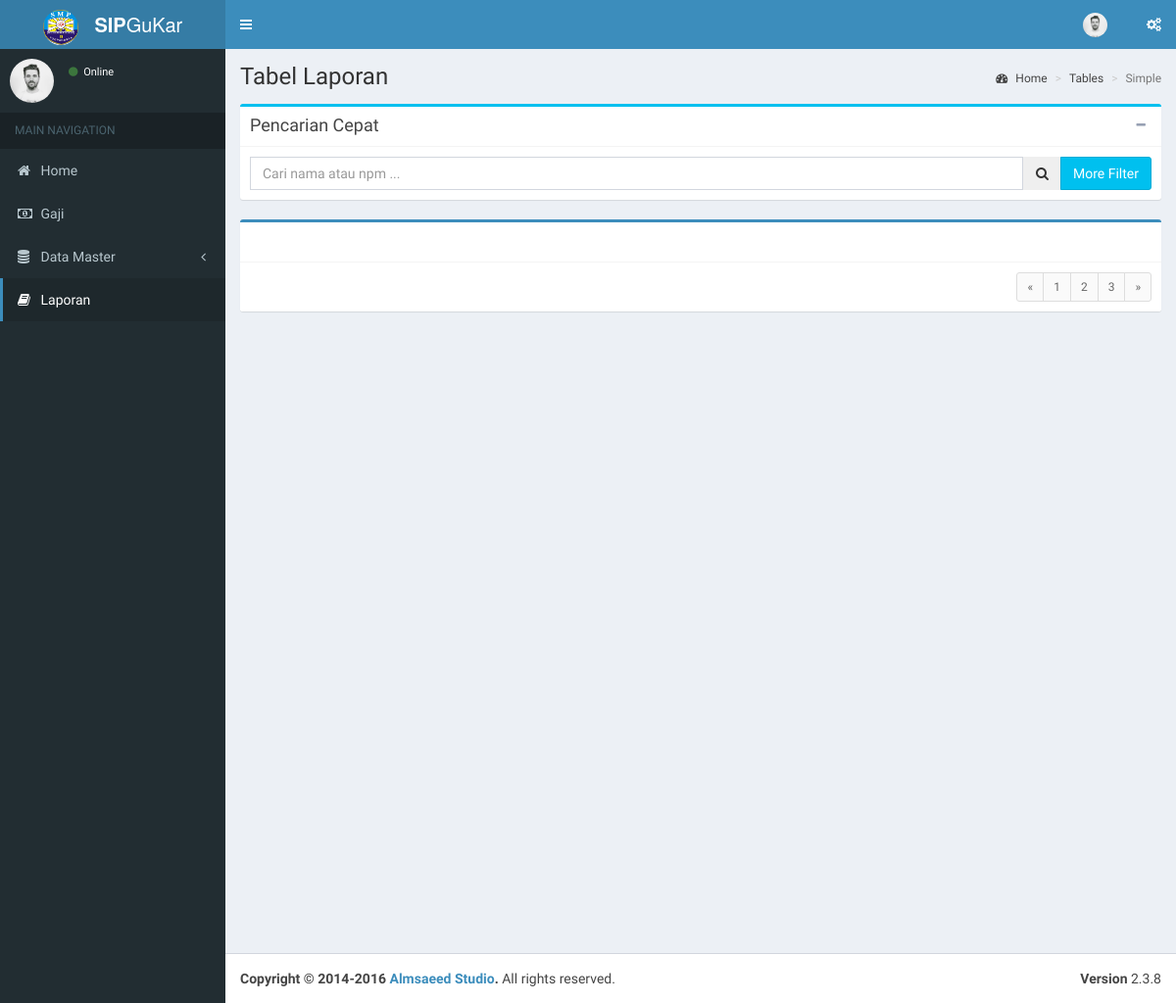
/laporan, run on an earlier commit of the app's database.
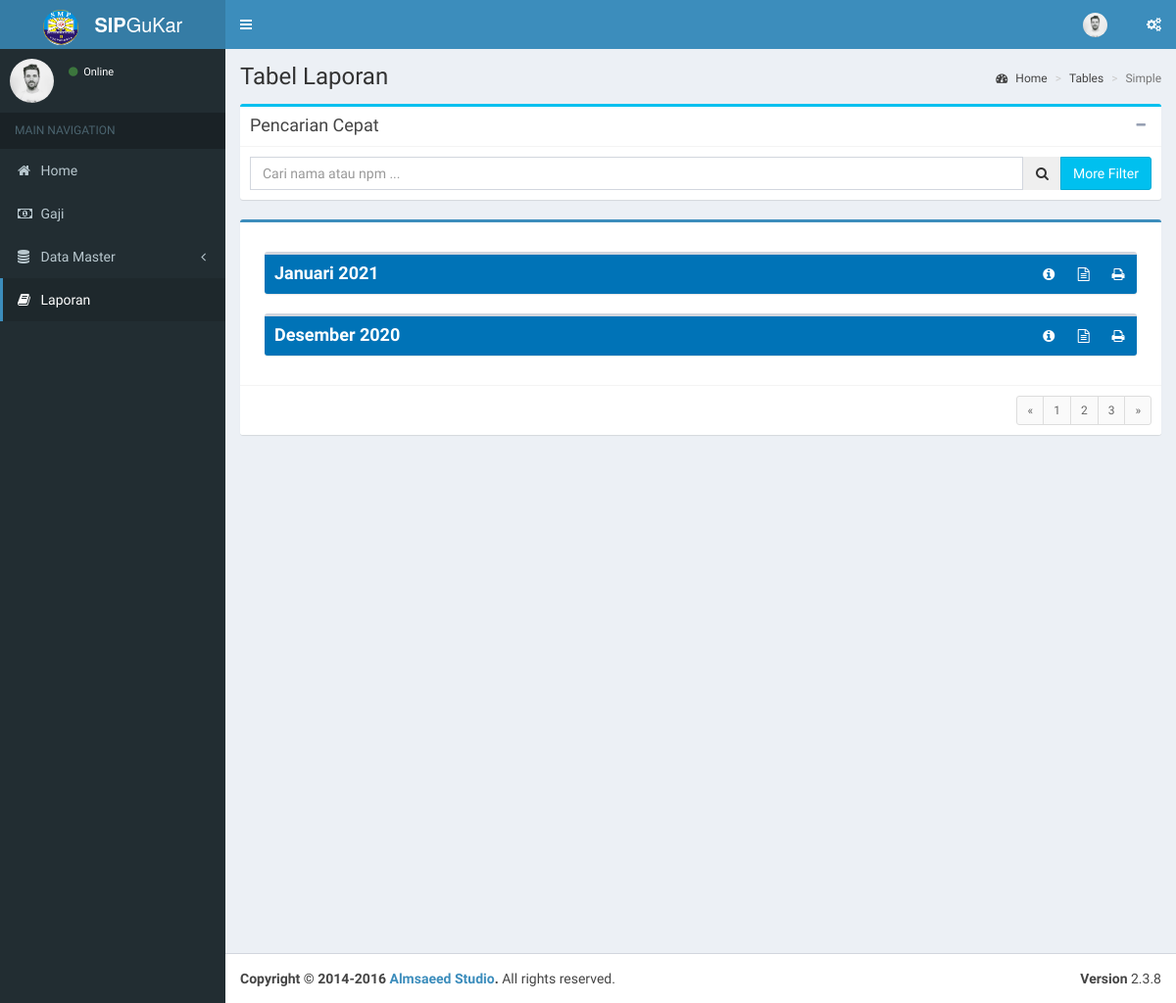
And on a later commit of the database.
### tables this page shows
CREATE TABLE `b_gaji` (
  `id_gaji` int(11) NOT NULL,
  `honor` int(11) NOT NULL,
  `tunjangan` int(11) NOT NULL,
  `potongan` int(11) NOT NULL,
  `gaji` int(11) NOT NULL,
  `id_pegawai` int(11) NOT NULL,
  `created_at` timestamp NOT NULL DEFAULT current_timestamp(),
  `created_by` int(11) DEFAULT NULL,
  `updated_at` timestamp NOT NULL DEFAULT current_timestamp() ON UPDATE current_timestamp(),
  `updated_by` int(11) NOT NULL
);

### application/libraries/Template.php (called while the page is built)
<?php if ( ! defined('BASEPATH')) exit('No direct script access allowed');
class Template {
		var $template_data = array();
		function set($name, $value)
		{
			$this->template_data[$name] = $value;
		}
		function load($template = '', $view = '' , $view_data = array(), $return = FALSE)
		{
			$this->CI =& get_instance();
			$this->set('contents', $this->CI->load->view($view, $view_data, TRUE));
			return $this->CI->load->view($template, $this->template_data, $return);
		}
}
?>

### application/controllers/Laporan.php (called while the page is built, shortened)
<?php
class Laporan extends CI_Controller {
	public function index($id_date = NULL)
	{
		$data['title'] = 'Tabel Laporan';
		$data['laporans'] = $this->M_laporan->get_gaji($id_date)->result_array();
		$this->template->load('index','laporan/table_laporan', $data);
	}
}
?>

### index.php (called while the page is built, shortened)
<?php
require_once BASEPATH.'core/CodeIgniter.php';

### application/models/M_laporan.php (called while the page is built, shortened)
<?php
class M_laporan extends CI_Model
{
	public function get_gaji($id_date)
	{
		if ($id_date != NULL) {
			$date = explode('-', $id_date);
			$month = $date[1];
			$year = year($id_date);
			$this->db->select('bg.*, p.nama');
			$this->db->join('pegawai p', 'p.id_pegawai = bg.id_pegawai', 'LEFT');
			$data = $this->db->get_where('b_gaji bg', array('month(bg.created_at)' => $month, 'year(bg.created_at)' => $year));
		} else {
			$data = $this->db->query('
				SELECT *, count(id_gaji) jml_gaji
				FROM b_gaji
				GROUP BY
					CAST(YEAR(created_at) AS VARCHAR(4)) + "-" + right("00" + CAST(MONTH(created_at) AS VARCHAR(2)), 2)
				ORDER BY created_at DESC
			');
		}
		return $data;
	}
}
?>

### application/helpers/dateConvert_helper.php (called while the page is built, shortened)
<?php
function month($date){
	$month = array(
		1 => 'Januari',
		'Februari',
		'Maret',
		'April',
		'Mei',
		'Juni',
		'Juli',
		'Agustus',
		'September',
		'Oktober',
		'November',
		'Desember'
	);
	$explode = explode('-', $date);
	return $month[(int)$explode[1]];
}
?>

### application/views/laporan/table_laporan.php (the view, shortened to what this page needs)
<section class="content">
	<div class="row">
		<div class="col-md-12">
			<div class="box box-info">
				<div class="box-header with-border">
					<h3 class="box-title">Pencarian Cepat</h3>
					<div class="box-tools pull-right">
						<button type="button" class="btn btn-box-tool" data-widget="collapse" data-toggle="tooltip" title="Pencarian">
							<i class="fa fa-minus"></i>
						</button>
					</div>
				</div>
				<div class="box-body">
					<form action="" method="get">
						<div class="input-group">
							<input type="text" class="form-control" placeholder="Cari nama atau npm ...">
							<span class="input-group-btn">
								<button type="button" name="search" id="search-btn" class="btn btn-flat">
									<i class="fa fa-search"></i>
								</button>
							</span>
							<div class="input-group-btn">
								<button	button type="button" class="btn btn-info" type="button" data-toggle="collapse" data-target="#collapseExample" aria-expanded="false" aria-controls="collapseExample">More Filter</button>
							</div>
						</div>
					</form>
				</div>
			</div>
		</div>
	</div>
	<div class="row">
		<div class="col-md-12">
			<div class="box box-primary">
				<div class="box-header"></div>
				<div class="box-body">
					<?php foreach ($laporans as $key => $laporan) {
						$id_date = date('Y-m', strtotime($laporan['created_at']));
						$date = month(date('Y-m-d', strtotime($laporan['created_at']))).' '.date('Y', strtotime($laporan['created_at']));?>
						<div class="col-md-12">
							<div class="box bg-blue">
								<div class="box-header">
									<h3 class="box-title text-bold pull-left" style="color:white;"><?php echo $date;?></h3>
									<span class="pull-right">
										<a style="color:white;" href="<?php echo site_url('laporan/detail/'.$id_date);?>" title="Detail" data-tooltip="tooltip" data-placement="top">
											<i class="fa fa-fw fa-info-circle"></i>
										</a>
										<a style="color:white;" href="<?php echo site_url('laporan/preview/'.$id_date);?>" title="Pratinjau" data-tooltip="tooltip" data-placement="top">
											<i class="fa fa-fw fa-file-text-o"></i>
										</a>
										<a style="color:white;" href="<?php echo site_url('laporan/print/'.$id_date);?>" title="Cetak" data-tooltip="tooltip" data-placement="top">
											<i class="fa fa-fw fa-print"></i>
										</a>
									</span>
								</div>
							</div>
						</div>
					<?php } ?>
				</div>
				<div class="box-footer clearfix">
					<ul class="pagination pagination-sm no-margin pull-right">
						<li><a href="#">&laquo;</a></li>
						<li><a href="#">1</a></li>
						<li><a href="#">2</a></li>
						<li><a href="#">3</a></li>
						<li><a href="#">&raquo;</a></li>
					</ul>
				</div>
			</div>
		</div>
	</div>
</section>
</div>

What changed in the data, as far as the page shows it:
added b_gaji: created_at "Januari 2021"
added b_gaji: created_at "Desember 2020"
